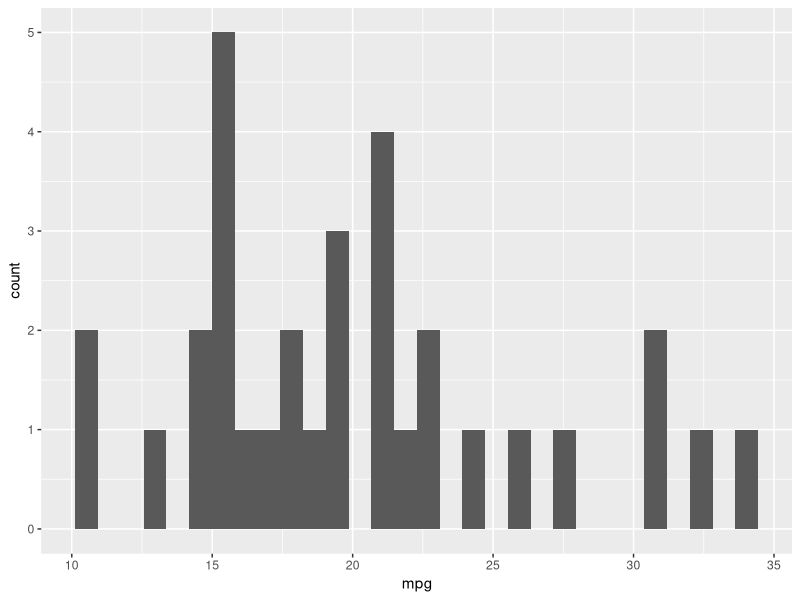
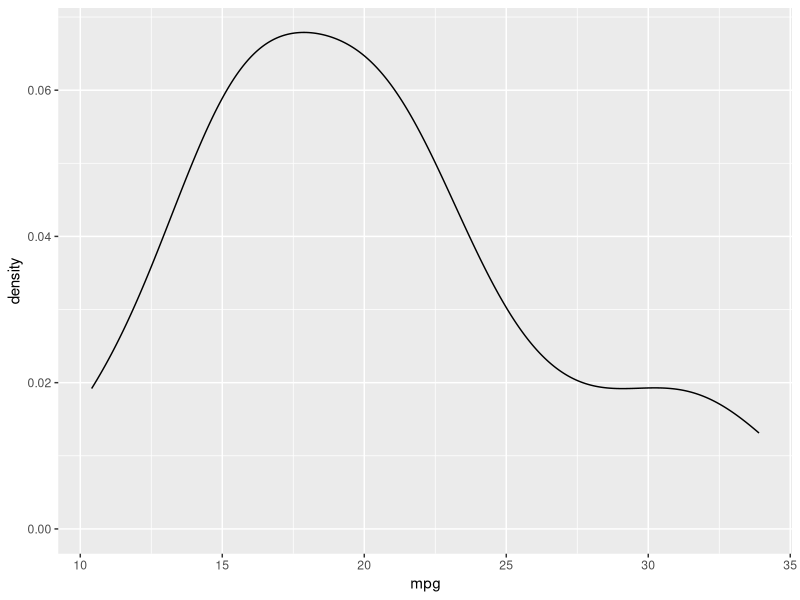
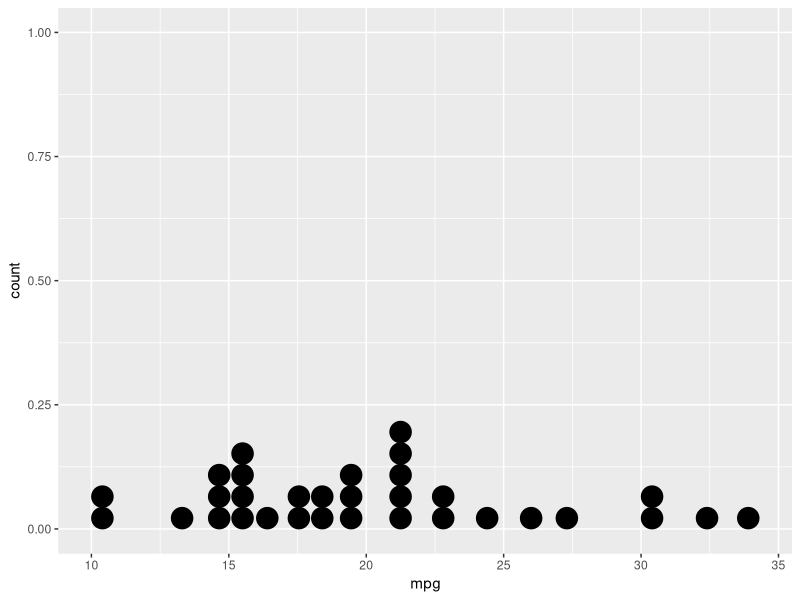
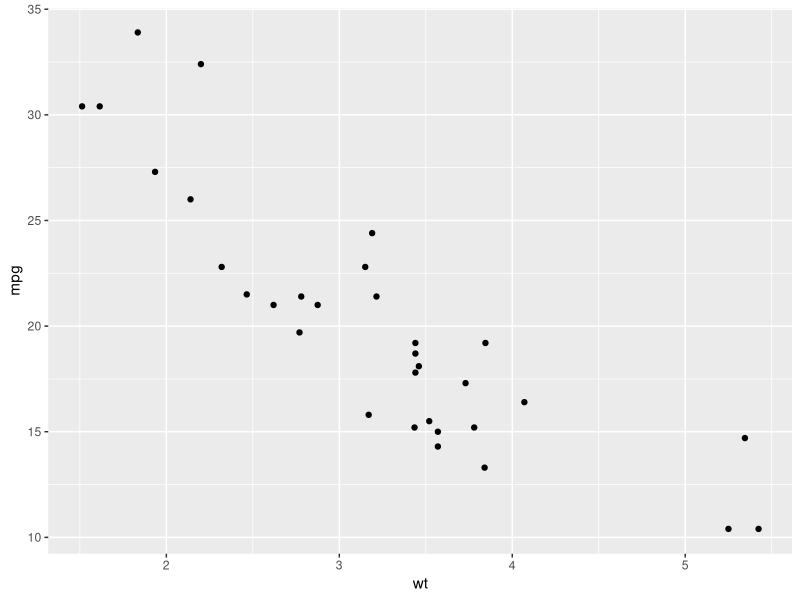
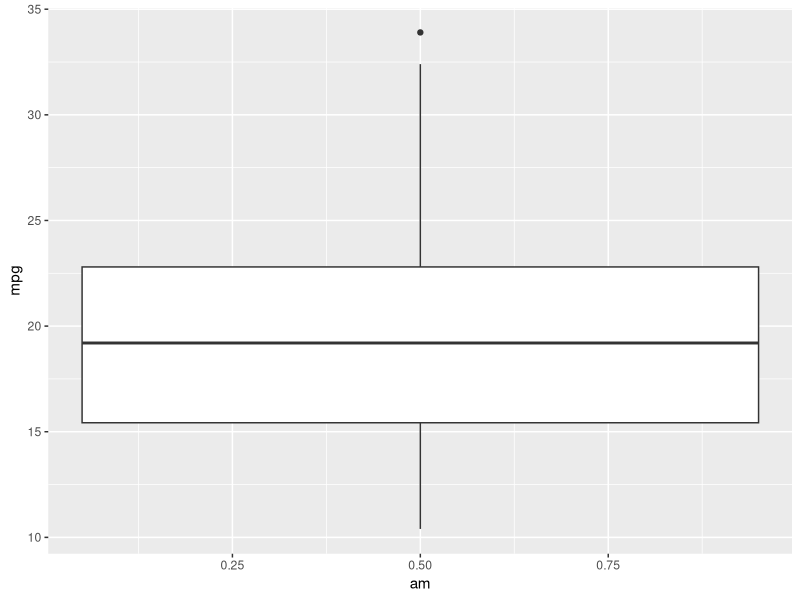
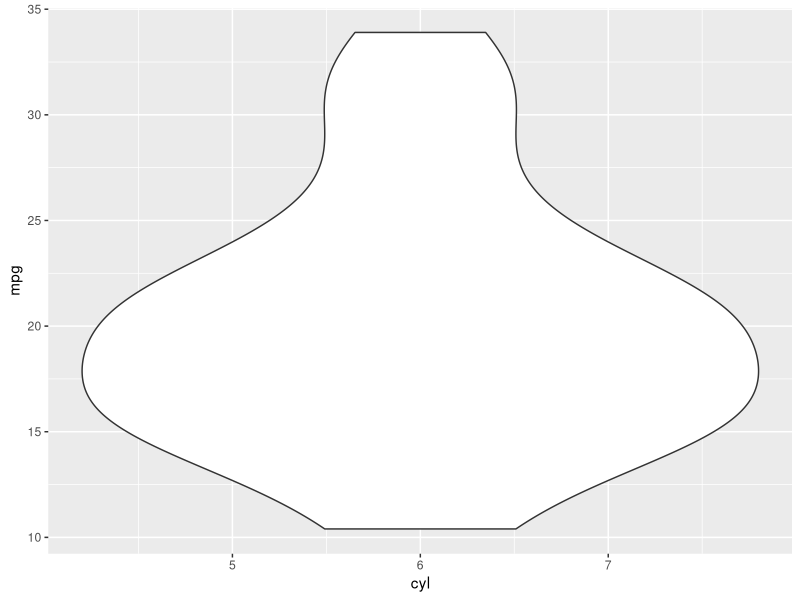
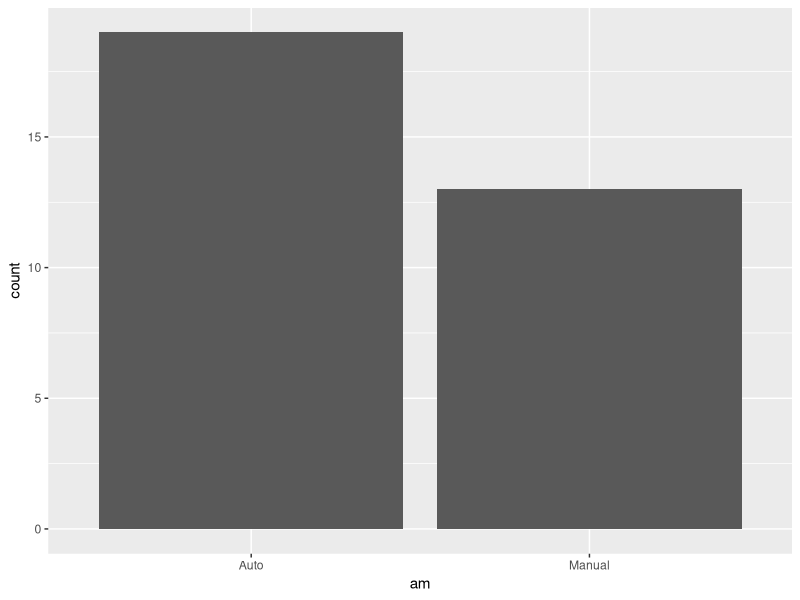

The R source for these figures, in order:
# Install PKG
# install.packages("ggplot2")
library(ggplot2)
library(tidyverse)

# cheatsheet
# ggplot styles >> https://www.rstudio.com/wp-content/uploads/2015/03/ggplot2-cheatsheet.pdf
# shape of plot point >> http://www.sthda.com/english/wiki/r-plot-pch-symbols-the-different-point-shapes-available-in-r

# Prepare DataFrame
data(mtcars)
df <- mtcars
df <- as.tbl(df)
glimpse(df)

# Understand GGplot
# ggplot( df , aes() , geometry_point )

# Single Variable plot
# plot 'mpg' of df (dataframe)
basic_mpg <- ggplot(data = df , 
                    mapping = aes( x=mpg))
# styling plot
basic_mpg + geom_histogram() # histogram
basic_mpg + geom_density()   # dense
basic_mpg + geom_dotplot()   # dot plot

# Double Variable 
# [_point] compare numeric X numeric
compare_wt_mpg <- ggplot(df , aes(wt, mpg)) 
compare_wt_mpg + geom_point()

# [_boxplot] compare numerix X factor > see stability of data
compare_am_mpg <- ggplot(df , aes(am, mpg)) 
compare_am_mpg + geom_boxplot()

# [_violin] see density of data
compare_cyl_mpg <- ggplot(df , aes(cyl, mpg)) 
compare_cyl_mpg + geom_violin()

# Complex Visualization
# convert [member vector] to [factor]
df$cyl <- factor(df$cyl)
df$am  <- factor(df$am , labels = c("Auto","Manual"))
# See how does it updated <3
# table(df$cyl)
# table(df$am)
# summary(df)
ggplot(df , aes(am)) + geom_bar()


